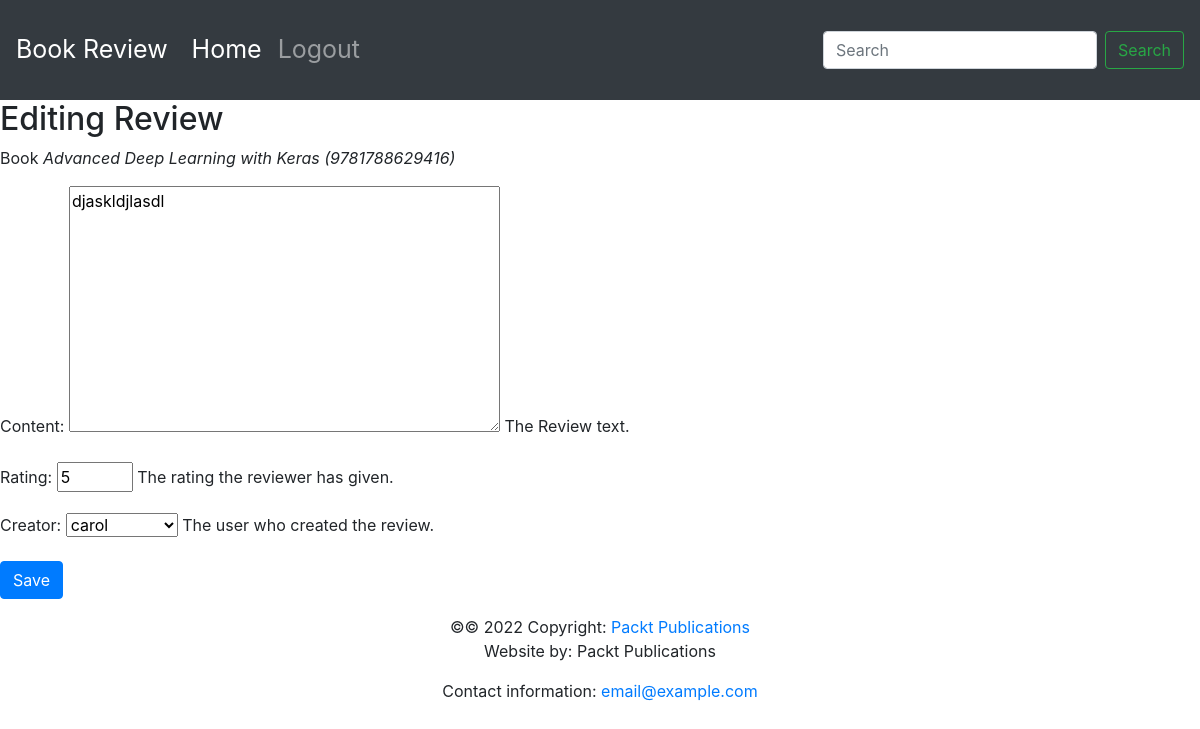
The app's page /books/1/reviews/4/ with its own data.
### reviews/models.py (models this page shows, shortened)
class Book(models.Model):
    title = models.CharField(
        max_length=70,
        help_text="The title of the book.")
    publication_date = models.DateField(
        verbose_name="Date the book was published.")
    isbn = models.CharField(
        max_length=20,
        verbose_name="ISBN number of the book.")
    publisher = models.ForeignKey(
        Publisher,
        on_delete=models.CASCADE)
    contributors = models.ManyToManyField(
        Contributor,
        through="BookContributor")
    def __str__(self):
        return "{} ({})".format(self.title, self.isbn)

class Review(models.Model):
    book = models.ForeignKey(Book, on_delete=models.CASCADE)
    content = models.TextField(help_text="The Review text.")
    rating = models.IntegerField(help_text="The rating the reviewer has given.")
    date_created = models.DateTimeField(
        auto_now_add=True,
        help_text="The date and time the review was created.")
    date_edited = models.DateTimeField(
        null=True, blank=True,
        help_text="The date and time the review was last edited.")
    creator = models.ForeignKey(
        auth.get_user_model(),
        on_delete=models.CASCADE,
        help_text="The user who created the review.")

### reviews/views.py (the view)
# urls.py: path('books/<int:book_pk>/reviews/<int:review_pk>/', views.review_edit, name='review_edit'),
def review_edit(request, book_pk, review_pk=None):
    book = get_object_or_404(Book, pk=book_pk)
    if review_pk:
        review = get_object_or_404(Review, pk=review_pk, book=book)
    else:
        review = None
    if request.method == 'POST':
        form = ReviewForm(request.POST, instance=review)
        if form.is_valid():
            review = form.save(commit=False)
            review.book = book
            if review_pk:
                review.date_edited = timezone.now()
            review.save()
            messages.success(request, f'Review for {book.title} created')
            return redirect('book_detail', pk=book.pk)
    else:
        form = ReviewForm(instance=review)
    context = {
        'form': form,
        'instance': review,
        'model_type': 'Review',
        'related_model_type': 'Book',
        'related_instance': book,
    }
    return render(request, 'reviews/instance-form.html', context)

### reviews/forms.py
class ReviewForm(forms.ModelForm):
    class Meta:
        model = Review
        exclude = ['date_edited', 'book']
        widgets = {
            'rating': forms.NumberInput(attrs={'min': 0, 'max': 5}),
        }

### reviews/templates/reviews/instance-form.html (shortened to what this page needs)
{% extends 'base.html' %}
{% block content %}
  <h2>
    {% if instance %}
      Editing {{model_type}}  {{instance.name}}
    {% else %}
      New {{model_type}}
    {% endif %}
  </h2>
  <p> {{ related_model_type }} <em>{{ related_instance }}</em></p>
  <form method="post">
    {{ form.as_p }}
    <button type="submit" class="btn btn-primary">
      {% if instance %}Save{% else %}Create{% endif %}
    </button>
  </form>
{% endblock %}

### records on screen
Book: title+isbn "Advanced Deep Learning with Keras (9781788629416)"
Review: content "djaskldjlasdl", rating "5", creator "carol"

### other values on screen
{{ model_type }} "Review"
{{ related_model_type }} "Book"
